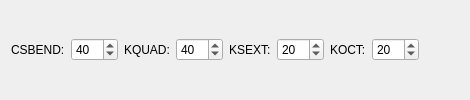
  <widget class="PageNKicks" name="wizardPage_N_KICKS">
   <property name="title">
    <string>N_KICKS</string>
   </property>
   <property name="subTitle">
    <string>Specify N_KICKS for tracking used in nonlinear lattice property calculations.</string>
   </property>
   <layout class="QVBoxLayout" name="verticalLayout_18">
    <item>
     <layout class="QHBoxLayout" name="horizontalLayout_16">
      <item>
       <widget class="QLabel" name="label_26">
        <property name="text">
         <string>CSBEND:</string>
        </property>
       </widget>
      </item>
      <item>
       <widget class="QSpinBox" name="spinBox_N_KICKS_CSBEND">
        <property name="sizePolicy">
         <sizepolicy hsizetype="Preferred" vsizetype="Fixed">
          <horstretch>0</horstretch>
          <verstretch>0</verstretch>
         </sizepolicy>
        </property>
        <property name="specialValueText">
         <string/>
        </property>
        <property name="minimum">
         <number>4</number>
        </property>
        <property name="maximum">
         <number>200</number>
        </property>
        <property name="singleStep">
         <number>4</number>
        </property>
        <property name="value">
         <number>40</number>
        </property>
       </widget>
      </item>
      <item>
       <widget class="QLabel" name="label_27">
        <property name="text">
         <string>KQUAD:</string>
        </property>
       </widget>
      </item>
      <item>
       <widget class="QSpinBox" name="spinBox_N_KICKS_KQUAD">
        <property name="sizePolicy">
         <sizepolicy hsizetype="Preferred" vsizetype="Fixed">
          <horstretch>0</horstretch>
          <verstretch>0</verstretch>
         </sizepolicy>
        </property>
        <property name="specialValueText">
         <string/>
        </property>
        <property name="minimum">
         <number>4</number>
        </property>
        <property name="maximum">
         <number>200</number>
        </property>
        <property name="singleStep">
         <number>4</number>
        </property>
        <property name="value">
         <number>40</number>
        </property>
       </widget>
      </item>
      <item>
       <widget class="QLabel" name="label_25">
        <property name="text">
         <string>KSEXT:</string>
        </property>
       </widget>
      </item>
      <item>
       <widget class="QSpinBox" name="spinBox_N_KICKS_KSEXT">
        <property name="sizePolicy">
         <sizepolicy hsizetype="Preferred" vsizetype="Fixed">
          <horstretch>0</horstretch>
          <verstretch>0</verstretch>
         </sizepolicy>
        </property>
        <property name="specialValueText">
         <string/>
        </property>
        <property name="minimum">
         <number>4</number>
        </property>
        <property name="maximum">
         <number>200</number>
        </property>
        <property name="singleStep">
         <number>4</number>
        </property>
        <property name="value">
         <number>20</number>
        </property>
       </widget>
      </item>
      <item>
       <widget class="QLabel" name="label_28">
        <property name="text">
         <string>KOCT:</string>
        </property>
       </widget>
      </item>
      <item>
       <widget class="QSpinBox" name="spinBox_N_KICKS_KOCT">
        <property name="sizePolicy">
         <sizepolicy hsizetype="Preferred" vsizetype="Fixed">
          <horstretch>0</horstretch>
          <verstretch>0</verstretch>
         </sizepolicy>
        </property>
        <property name="specialValueText">
         <string/>
        </property>
        <property name="minimum">
         <number>4</number>
        </property>
        <property name="maximum">
         <number>200</number>
        </property>
        <property name="singleStep">
         <number>4</number>
        </property>
        <property name="value">
         <number>20</number>
        </property>
       </widget>
      </item>
      <item>
       <spacer name="horizontalSpacer_9">
        <property name="orientation">
         <enum>Qt::Horizontal</enum>
        </property>
        <property name="sizeHint" stdset="0">
         <size>
          <width>40</width>
          <height>20</height>
         </size>
        </property>
       </spacer>
      </item>
     </layout>
    </item>
   </layout>
  </widget>
